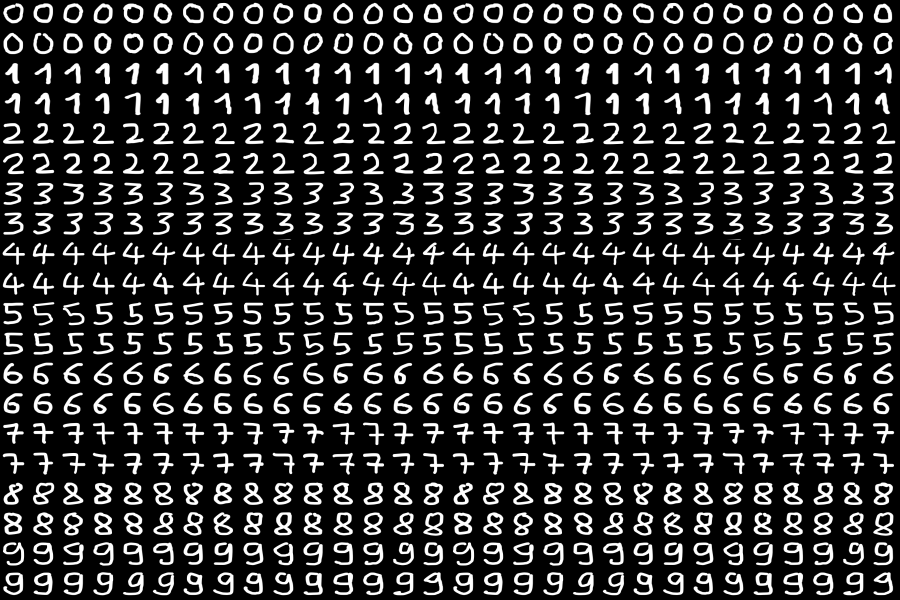
#> input picture MR/data_train/digit_data.png, 900 x 600 px
$ python nhan_dang_chu_viet_tay.py
#> lines starting #> are read from the running program, lines starting #| are printed output that depends on the picture; after the words box and inside, x2 and y2 are one past the last pixel; in counts of white or black regions, pixels touching at a corner belong together
import numpy as np
import cv2
from sklearn.cluster import KMeans
from collections import Counter

# ===================================== prepare data
image = cv2.imread("./data_train/digit_data.png", 0)
#> image is the input picture: shape (600, 900); min 0, max 255, mean 46.4
data_train = []
for i in range(0, 600, 30):
    for j in range(0, 900, 30):
        data_train.append(image[i:i + 30, j:j + 30].reshape(-1))
#> after the loop, data_train = 600 items

data_train = np.asarray(data_train)
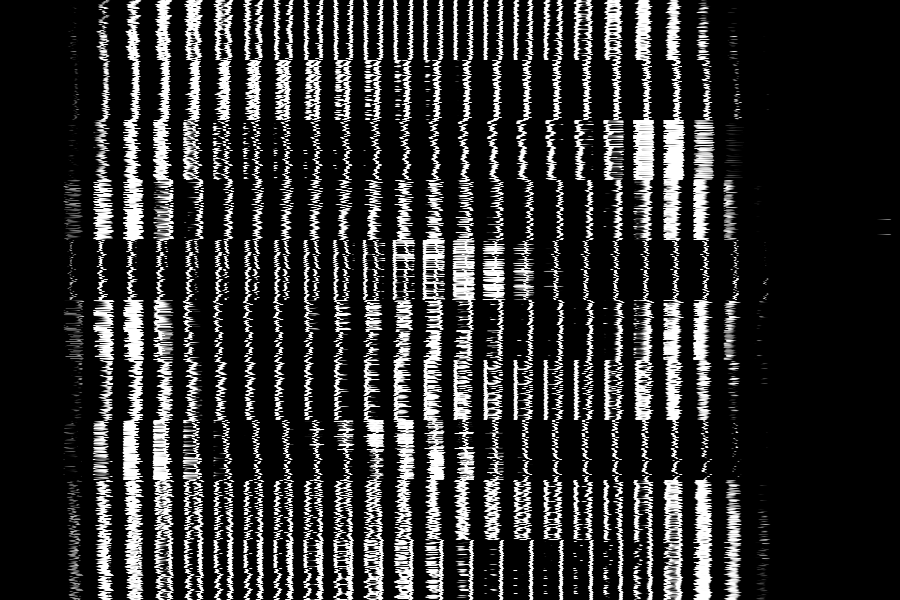
#> data_train: shape (600, 900); min 0, max 255, mean 46.4
print(data_train.shape)
#| (600, 900)
# ====================================== model
model = KMeans(n_clusters=10)
model.fit(data_train)
label = model.predict(data_train)
#> label = 600 values, max 9 at index 360, min 0 at index 302, mean 4.33
map_label = {}
for i in range(0, 600, 60):
    map_label[Counter(label[i:i + 30]).most_common(1)[0][0]] = i // 60

# [12 lines of commented-out code are left out]
test = cv2.imread("./data_test/digit_test3.png")
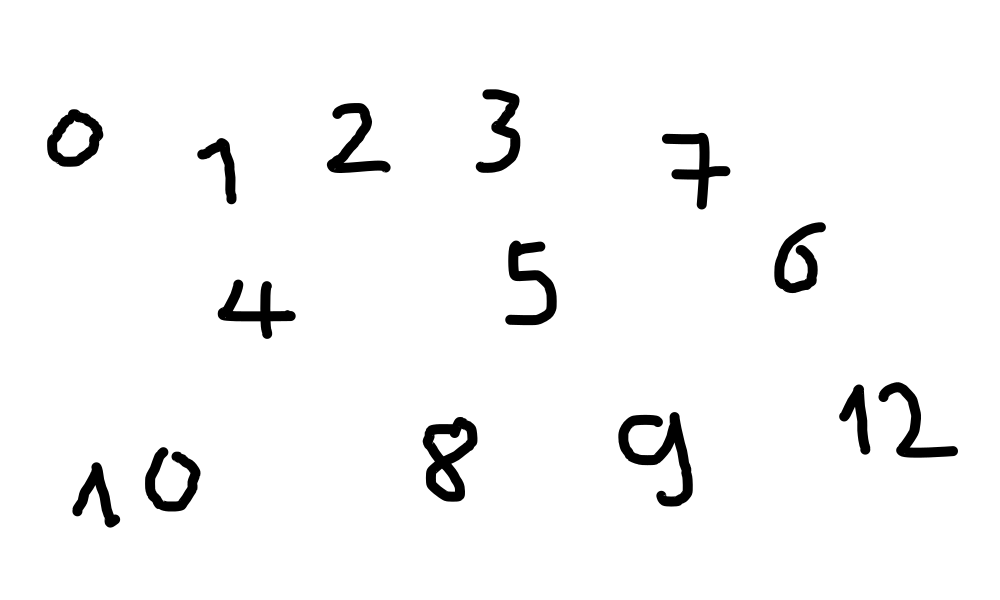
#> input picture MR/data_test/digit_test3.png, 1000 x 600 px
#> test is the input picture: shape (600, 1000, 3); min 0, max 255, mean 245.9
gray = cv2.cvtColor(test, cv2.COLOR_BGR2GRAY)
blur = cv2.GaussianBlur(gray, (5, 5), 0)
_, thresh = cv2.threshold(blur, 0, 255, cv2.THRESH_BINARY_INV + cv2.THRESH_OTSU)
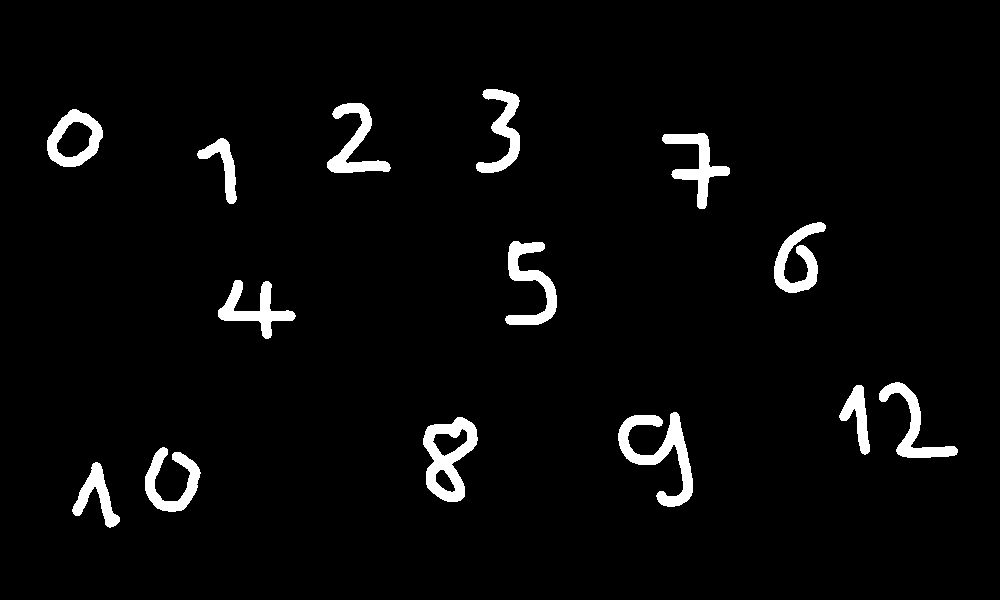
#> thresh: shape (600, 1000); 3.7% white; 14 white regions
contours, hierachy = cv2.findContours(thresh, cv2.RETR_EXTERNAL, cv2.CHAIN_APPROX_SIMPLE)
#> contours = 14 contours; largest, box (x1, y1, x2, y2) and area: (423, 417, 478, 502) 2927, (618, 412, 693, 507) 2266, (47, 109, 103, 167) 2252, (505, 241, 557, 325) 1576, (327, 103, 391, 173) 1474
for contour in contours:
    x, y, w, h = cv2.boundingRect(contour)
    digit = gray[y - 10:y + h + 20, x - 10:x + w + 20]
    digit = cv2.resize(digit, (30, 30), interpolation=cv2.INTER_AREA)
    digit = 255 - digit
    flat = digit.reshape(-1)
    predict = map_label[model.predict([flat])[0]]
    print(predict)
    cv2.putText(test, str(predict),(x-10,y-10), cv2.FONT_HERSHEY_SCRIPT_SIMPLEX,2,(0,0,255),2)
    cv2.rectangle(test, (x,y), (x+w, y+h),(0,255,0),3)
#> this loop made 14 passes
#> (x, y, w, h, predict) on passes 1 to 12: (72, 462, 48, 66, 1), (145, 447, 56, 65, 0), (423, 417, 55, 85, 8), (618, 412, 75, 95, 9), (839, 385, 31, 70, 1), (879, 382, 79, 76, 2), (218, 280, 78, 59, 4), (505, 241, 52, 84, 5), (774, 222, 52, 71, 6), (197, 138, 40, 66, 1), (662, 133, 68, 76, 7), (47, 109, 56, 58, 0)
#| 1
#| 0
#| 8
#| 9
#| 1
#| 2
#| 4
#| 5
#> (further printed lines are left out)
#> pass 1, `digit = gray[y - 10:y + h + 20, x - 10:x + w + 20]`:
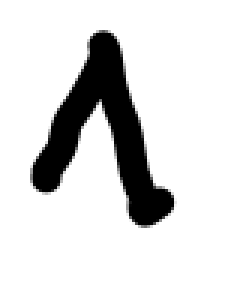
#> digit: shape (96, 78) (shown 3 times larger); min 0, max 255, mean 217.1
#> pass 2, `digit = gray[y - 10:y + h + 20, x - 10:x + w + 20]`:
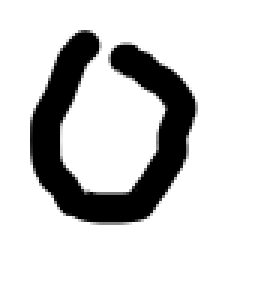
#> digit: shape (95, 86) (shown 3 times larger); min 0, max 255, mean 208.3
#> after the loop:
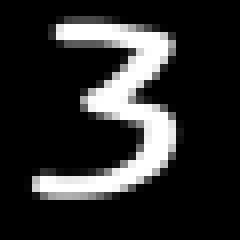
#> digit: shape (30, 30) (shown 8 times larger); min 0, max 255, mean 43.8
#> after the loop:
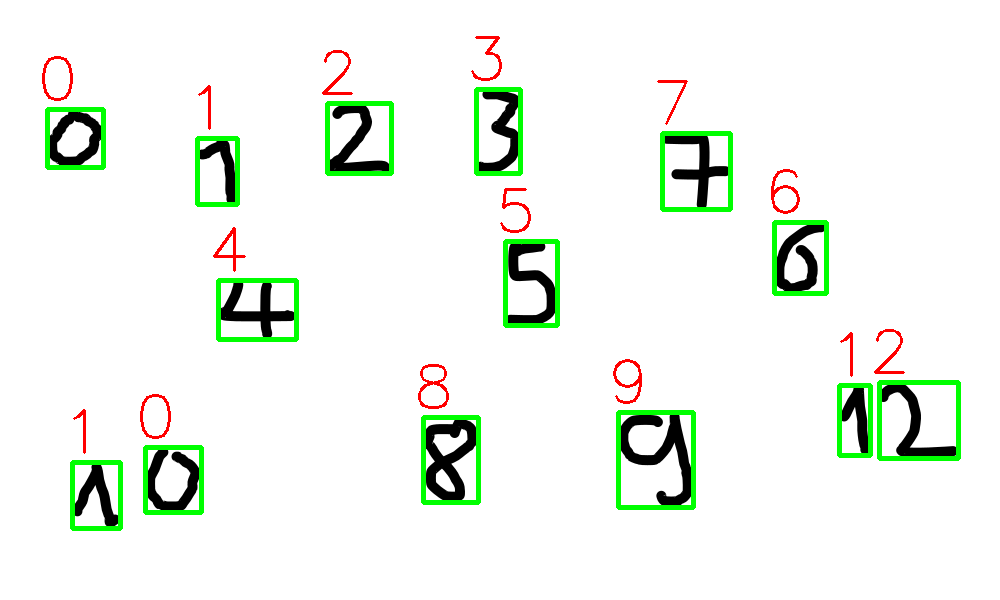
#> test: shape (600, 1000, 3); 3.71% of pixels changed, all inside (x1, y1, x2, y2) = (42, 36, 961, 531)
cv2.imshow("test", test)
cv2.waitKey()
